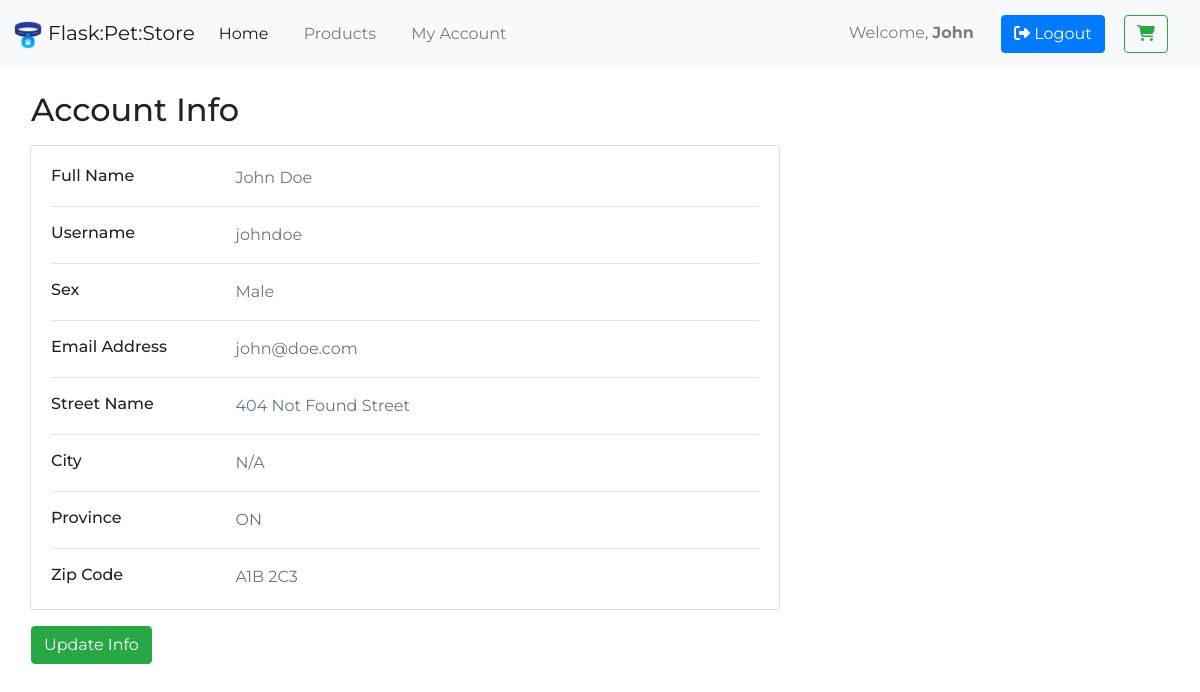
/customer/ (signed in), run on the app's committed database.
### flask_pet_store/models.py (models this page shows, shortened)
class User(db.Model, UserMixin):
    id = db.Column(
        db.Integer(), primary_key=True
    )
    _first_name = db.Column(
        'first_name', db.String(length=30), nullable=False
    )
    _last_name = db.Column(
        'last_name', db.String(length=30), nullable=False
    )
    sex = db.Column(
        db.String(length=1), nullable=False
    )
    _email = db.Column(
        'email', db.String(length=80), nullable=False, unique=True
    )
    username = db.Column(
        db.String(length=60), nullable=False, unique=True
    )
    _password_hash = db.Column(
        'password_hash', db.String(length=60), nullable=False
    )
    _street_name = db.Column(
        'street_name', db.String(length=60), nullable=False
    )
    _zip_code = db.Column(
        'zip_code', db.String(length=7), nullable=False
    )
    _city = db.Column(
        'city', db.String(length=30), nullable=False
    )
    province = db.Column(
        db.String(length=2), nullable=False
    )
    orders = db.relationship('Product', secondary=product_orders, backref=db.backref('ordered_by', lazy='dynamic'))
    roles = db.relationship('Role', secondary='user_roles', backref=db.backref('subscribers', lazy='dynamic'))
    @hybrid_property
    def first_name(self):
        return self._first_name
    @first_name.setter
    def first_name(self, entered_name):
        self._first_name = entered_name.title()
    @hybrid_property
    def last_name(self):
        return self._last_name
    @last_name.setter
    def last_name(self, entered_name):
        self._last_name = entered_name.title()
    @hybrid_property
    def email(self):
        return self._email
    @email.setter
    def email(self, entered_email):
        self._email = entered_email.lower()
    @hybrid_property
    def password(self):
        return self._password_hash
    @hybrid_property
    def street_name(self):
        return self._street_name
    @street_name.setter
    def street_name(self, entered_street):
        self._street_name = entered_street.title()
    @hybrid_property
    def zip_code(self):
        return self._zip_code
    @zip_code.setter
    def zip_code(self, entered_zip):
        formatted_zip = entered_zip
        if entered_zip[3] != ' ':
            formatted_zip = entered_zip[:3] + ' ' + entered_zip[3:]
        self._zip_code = formatted_zip.upper()
    @hybrid_property
    def city(self):
        return self._city
    @city.setter
    def city(self, entered_city):
        self._city = entered_city.title()

### flask_pet_store/customer/routes.py (the view)
@customer_blueprint.route('/')
@login_required
def index():
    customer = User.query.get_or_404(current_user.id)
    return render_template('customer/index.html', customer=customer)

### flask_pet_store/models.py (called while the page is built)
@login_manager.user_loader
def load_user(user_id):
    return User.query.get(int(user_id))

### flask_pet_store/customer/templates/customer/index.html (shortened to what this page needs)
{% extends 'layout.html' %}
{% block content %}
    <div class="container-fluid">
        <br>
        <h2 class="mb-3 px-3">Account Info</h2>
        <div class="col-md-8">
            <div class="card mb-3">
                <div class="card-body">
                    <div class="row">
                        <div class="col-sm-3">
                            <h6 class="mb-0">Full Name</h6>
                        </div>
                        <div class="col-sm-9 text-secondary">
                            {{ customer.first_name }} {{ customer.last_name }}
                        </div>
                    </div>
                    <hr>
                    <div class="row">
                        <div class="col-sm-3">
                            <h6 class="mb-0">Username</h6>
                        </div>
                        <div class="col-sm-9 text-secondary">
                            {{ customer.username }}
                        </div>
                    </div>
                    <hr>
                    <div class="row">
                        <div class="col-sm-3">
                            <h6 class="mb-0">Sex</h6>
                        </div>
                        <div class="col-sm-9 text-secondary">
                            {{ customer.sex }}
                        </div>
                    </div>
                    <hr>
                    <div class="row">
                        <div class="col-sm-3">
                            <h6 class="mb-0">Email Address</h6>
                        </div>
                        <div class="col-sm-9 text-secondary">
                            {{ customer.email }}
                        </div>
                    </div>
                    <hr>
                    <div class="row">
                        <div class="col-sm-3">
                            <h6 class="mb-0">Street Name</h6>
                        </div>
                        <div class="col-sm-9 text-secondary">
                            {{ customer.street_name }}
                        </div>
                    </div>
                    <hr>
                    <div class="row">
                        <div class="col-sm-3">
                            <h6 class="mb-0">City</h6>
                        </div>
                        <div class="col-sm-9 text-secondary">
                            {{ customer.city }}
                        </div>
                    </div>
                    <hr>
                    <div class="row">
                        <div class="col-sm-3">
                            <h6 class="mb-0">Province</h6>
                        </div>
                        <div class="col-sm-9 text-secondary">
                            {{ customer.province }}
                        </div>
                    </div>
                    <hr>
                    <div class="row">
                        <div class="col-sm-3">
                            <h6 class="mb-0">Zip Code</h6>
                        </div>
                        <div class="col-sm-9 text-secondary">
                            {{ customer.zip_code }}
                        </div>
                    </div>
                </div>
            </div>
        </div>
        <a class="btn btn-success mx-3" href="{{ url_for('customer.update') }}">Update Info</a>
    </div>
{% endblock %}

### flask_pet_store/templates/layout.html (shortened to what this page needs)
<!doctype html>
<html lang="en">
<head>
    <link rel="stylesheet" href="https://cdn.jsdelivr.net/npm/bootstrap@4.6.0/dist/css/bootstrap.min.css"
>
    <link rel="stylesheet" href="{{ url_for('static', filename='css/styles.css') }}">
</head>
<body>
<header>
    <nav class="navbar fixed-top navbar-expand-lg navbar-light bg-light">
        <a class="navbar-brand" href="{{ url_for('home_page') }}">
            <img src="{{ url_for('static', filename='img/logo.png') }}" width="30" height="30"
                 alt="Flask Pet Store logo">
            Flask:Pet:Store
        </a>
        <div class="collapse navbar-collapse" id="navbarSupportedContent">
            <ul class="navbar-nav mr-auto">
                <li class="nav-item active">
                    <a class="nav-link" href="{{ url_for('home_page') }}">Home<span class="sr-only">(current)</span></a>
                </li>
                <li class="nav-item">
                    <a class="nav-link" href="{{ url_for('products.index') }}">Products</a>
                </li>
                <li class="nav-item">
                    <a class="nav-link" href="{{ url_for('customer.index') }}">My Account</a>
                </li>
            </ul>
            <ul class="navbar-nav">
                {% if current_user.is_authenticated %}
                    <li class="nav-item">
                        <a class="nav-link">
                            Welcome, <strong>{{ current_user.first_name }}</strong>
                        </a>
                    </li>
                    <li class="nav-item">
                        <a class="btn btn-primary" href="{{ url_for('customer.logout') }}">
                            <i class="fas fa-sign-out-alt"></i>
                            Logout
                        </a>
                    </li>
                {% endif %}
                <li class="nav-item">
                    <a class="btn btn-outline-success">
                        <i class="fas fa-shopping-cart"></i>
                    </a>
                </li>
            </ul>
        </div>
    </nav>
</header>
<main>
    {% block content %} {% endblock %}
</main>
</body>
</html>

### flask_pet_store/static/css/styles.css (style rules this page uses)
html, body { font-family: 'Montserrat', serif; color: #222; }
main { margin-top: 67px; }
.navbar { padding: 0.8rem; }
.navbar-nav li { padding-right: 1.2rem; }
.navbar-nav .btn { margin-top: 2px; margin-bottom: 2px; }

### data on the page
User: first_name "John", last_name "Doe", username "johndoe", sex "Male", email "john@doe.com", street_name "404 Not Found Street", city "N/A", province "ON", zip_code "A1B 2C3"
